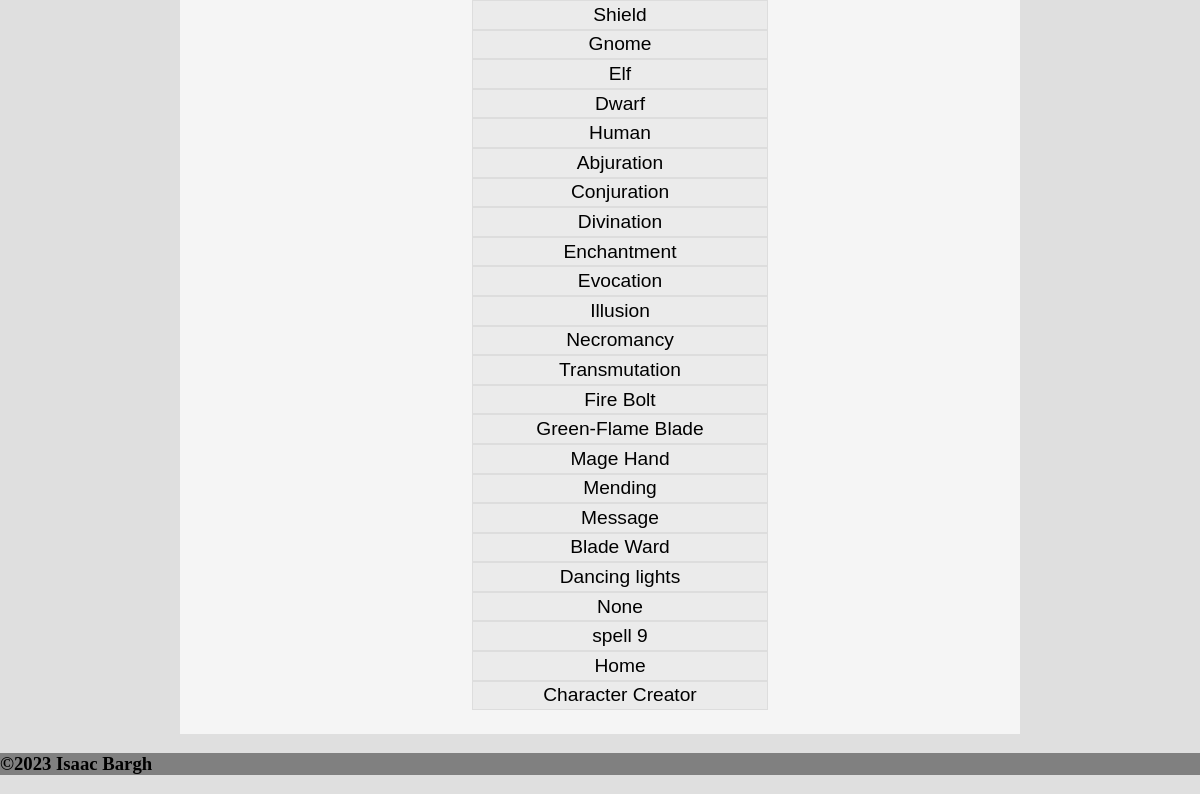
Before: /search (lower part) with the older database file.
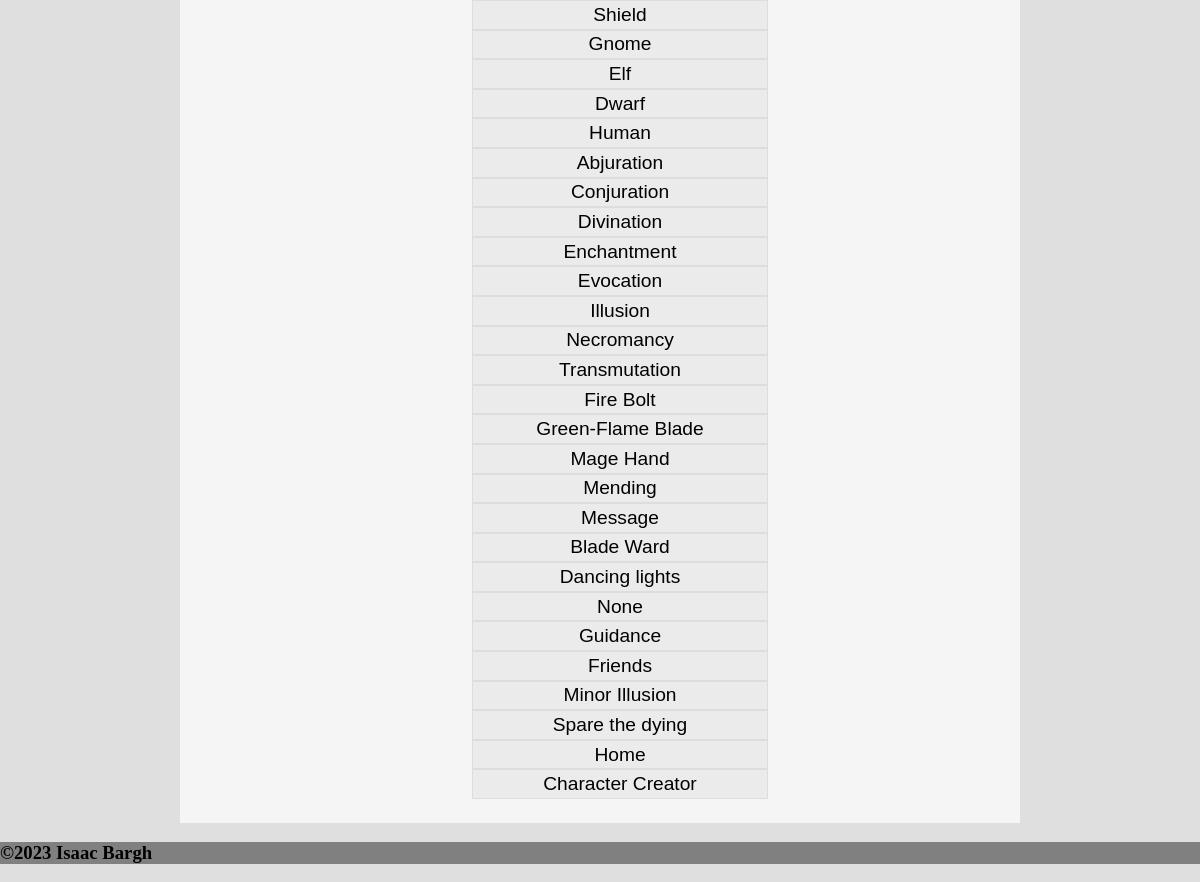
After: the same page with the newer database file.
### tables this page shows
CREATE TABLE Equipment (id INTEGER PRIMARY KEY AUTOINCREMENT, name TEXT, description TEXT, category INTEGER REFERENCES EquipmentCategory (id), summary TEXT);

CREATE TABLE Race (id INTEGER PRIMARY KEY AUTOINCREMENT, name TEXT, description TEXT, image TEXT, summary TEXT, Age TEXT, Size TEXT, Wieght TEXT, Languages TEXT, "Ability Score");

CREATE TABLE School (id INTEGER PRIMARY KEY AUTOINCREMENT, name TEXT, description TEXT);

CREATE TABLE Spell (id INTEGER PRIMARY KEY AUTOINCREMENT, name TEXT, description TEXT, school INTEGER REFERENCES School (id), Casting TEXT, "Range" TEXT);

### routes.py (the view)
@app.route('/search')
def search():
    feature = sql_connect('SELECT * FROM Feature')
    group = sql_connect('SELECT * FROM Class')
    equipment = sql_connect('SELECT * FROM Equipment')
    race = sql_connect('SELECT * FROM Race')
    school = sql_connect('SELECT * FROM School')
    spell = sql_connect('SELECT * FROM Spell')
    return render_template("search.html", title="Search", group=group, feature=feature, equipment=equipment, race=race, school=school, spell=spell)

### routes.py (called while the page is built)
def sql_connect(query):
    conn = sqlite3.connect('DnD.db')
    cur = conn.cursor()
    cur.execute(query)
    return cur.fetchall()

### templates/search.html (shortened to what this page needs)
{% extends 'layout.html' %}
{% block content %}
<ul id="myUL">
    {%for item in equipment%}
    <li><a class="search" href="/equipment/{{item[0]}}">{{item[1]}}</a></li>
    {%endfor%}
    {%for item in race%}
    <li><a class="search" href="/race/{{item[0]}}">{{item[1]}}</a></li>
    {%endfor%}
    {%for item in school%}
    <li><a class="search" href="/school/{{item[0]}}">{{item[1]}}</a></li>
    {%endfor%}
    {%for item in spell%}
    <li><a class="search" href="/spell/{{item[0]}}">{{item[1]}}</a></li>
    {%endfor%}
    <li><a class="search" href="/">Home</a></li>
    <li><a class="search" href="/character">Character Creator</a></li>
</ul>
{% endblock %}

Changed rows visible on the page:
removed Spell: name "spell 9"
added Spell: name "Guidance"
added Spell: name "Friends"
added Spell: name "Minor Illusion"
added Spell: name "Spare the dying"
